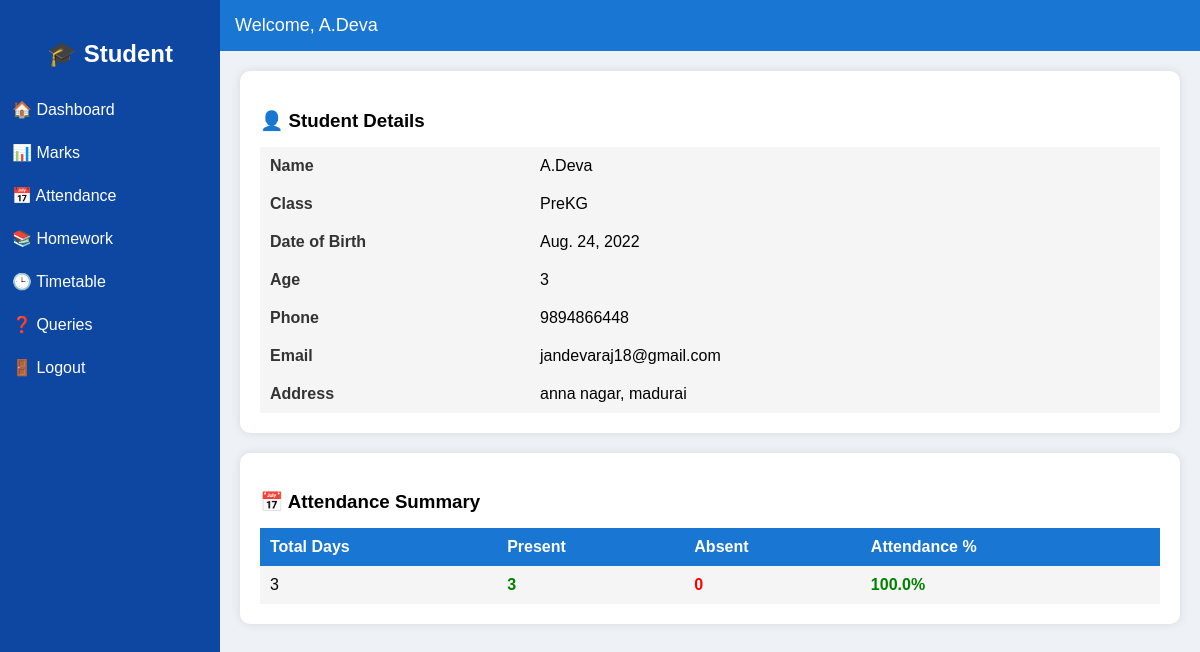
/student-dashboard/ (signed in), run on the app's committed database.
### students/models.py (models this page shows, shortened)
class Admission(models.Model):
    name = models.CharField(max_length=100)
    dob = models.DateField()
    phone = models.CharField(max_length=10)
    gender = models.CharField(max_length=10)
    email = models.EmailField()
    password = models.CharField(max_length=255)
    address = models.TextField()
    religion = models.CharField(max_length=50)
    student_class = models.CharField(
        max_length=20,
        choices=[
            ('PreKG', 'PreKG'),
            ('LKG', 'LKG'),
            ('UKG', 'UKG')
        ]
    )
    status = models.CharField(
        max_length=10,
        choices=[
            ('Pending', 'Pending'),
            ('Approved', 'Approved'),
            ('Rejected', 'Rejected'),
        ],
        default='Pending'
    )

### students/views.py (the view)
# urls.py: path('student-dashboard/', views.student_dashboard, name='student_dashboard'),
def student_dashboard(request):
    student_id = request.session.get('student_id')
    if not student_id:
        return redirect('login')
    student = Admission.objects.get(id=student_id)
    attendance = Attendance.objects.filter(student=student)
    marks = Marks.objects.filter(student=student)
    homework = Homework.objects.filter(student_class=student.student_class)
    today = date.today()
    age = today.year - student.dob.year - (
        (today.month, today.day) < (student.dob.month, student.dob.day)
    )
    total_days = attendance.count()
    present_days = attendance.filter(status="Present").count()
    absent_days = attendance.filter(status="Absent").count()
    attendance_percentage = (present_days / total_days) * 100 if total_days > 0 else 0
    return render(request, 'student_dashboard.html', {
        'student': student,
        'attendance': attendance,
        'marks': marks,
        'homework': homework,
        'age': age,
        'total_days': total_days,
        'present_days': present_days,
        'absent_days': absent_days,
        'attendance_percentage': round(attendance_percentage, 2)
    })

### templates/student_dashboard.html (shortened to what this page needs)
<!DOCTYPE html>
<html>
<head>
</head>
<body>
    <div class="sidebar">
        <h2>🎓 Student</h2>
         <a href="{% url 'student_dashboard' %}">🏠 Dashboard</a>
         <a href="{% url 'marks' %}">📊 Marks</a>
         <a href="{% url 'attendance' %}">📅 Attendance</a>
         <a href="{% url 'homework' %}">📚 Homework</a>
         <a href="{% url 'timetable' %}">🕒 Timetable</a>
         <a href="{% url 'parent_query' %}">❓ Queries</a>
         <a href="{% url 'login' %}">🚪 Logout</a>
    </div>
    <div class="content">
        <div class="topbar">
            Welcome, {{ student.name }}
        </div>
        <div class="card">
            <h3>👤 Student Details</h3>
            <table class="student-table">
                <tr>
                    <th>Name</th>
                    <td>{{ student.name }}</td>
                </tr>
                <tr>
                    <th>Class</th>
                    <td>{{ student.student_class }}</td>
                </tr>
                <tr>
                    <th>Date of Birth</th>
                    <td>{{ student.dob }}</td>
                </tr>
                <tr>
                    <th>Age</th>
                    <td>{{ age }}</td>
                </tr>
                <tr>
                    <th>Phone</th>
                    <td>{{ student.phone }}</td>
                </tr>
                <tr>
                    <th>Email</th>
                    <td>{{ student.email }}</td>
                </tr>
                <tr>
                    <th>Address</th>
                    <td>{{ student.address }}</td>
                </tr>
            </table>
        </div>
        <div class="card">
            <h3>📅 Attendance Summary</h3>
            <table class="attendance-table">
                <tr>
                    <th>Total Days</th>
                    <th>Present</th>
                    <th>Absent</th>
                    <th>Attendance %</th>
                </tr>
                <tr>
                   <td>{{ total_days }}</td>
                   <td class="present">
                        {{ present_days }}
                   </td>
                   <td class="absent">
                        {{ absent_days }}
                   </td>
                   <td>
                      {% if attendance_percentage >= 75 %}
                          <span class="percentage-good">
                              {{ attendance_percentage }}%
                          </span>
                      {% else %}
                          <span class="percentage-low">
                            {{ attendance_percentage }}%
                          </span>
                      {% endif %}
                  </td>
              </tr>
            </table>
        </div>
    </div>
</body>
</html>

### templates/student_dashboard.html (style rules this page uses)
body { margin: 0; font-family: Arial; display: flex; background: #eef2f7; }
.sidebar { width: 220px; background: #0d47a1; color: white; height: 100vh; padding-top: 20px; }
.sidebar h2 { text-align: center; }
.sidebar a { display: block; color: white; padding: 12px; text-decoration: none; }
.topbar { background: #1976d2; color: white; padding: 15px; font-size: 18px; }
.content { flex: 1; }
.card { margin: 20px; padding: 20px; background: white; border-radius: 10px; box-shadow: 0 0 10px rgba(0,0,0,0.1); }
.card h3 { margin-bottom: 15px; }
table { width: 100%; border-collapse: collapse; }
td { background: #f5f5f5; padding: 10px; }
.student-table th { background: #f5f5f5; color: #333; width: 30%; padding: 10px; text-align: left; }
.attendance-table th { background: #1976d2; color: white; padding: 10px; text-align: left; }
.present { color: green; font-weight: bold; }
.absent { color: red; font-weight: bold; }
.percentage-good { color: green; font-weight: bold; }

### data on the page
Admission: name "A.Deva", student_class "PreKG", dob "Aug. 24, 2022", phone "9894866448", email "jandevaraj18@gmail.com", address "anna nagar, madurai"

### other printed values
{{ total_days }} "3"
{{ present_days }} "3"
{{ absent_days }} "0"
{{ attendance_percentage }} "100.0"
